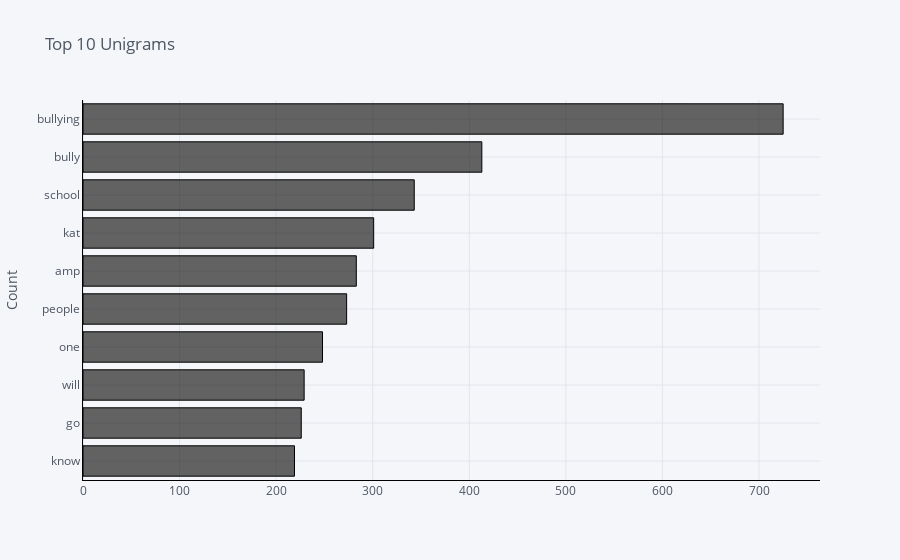
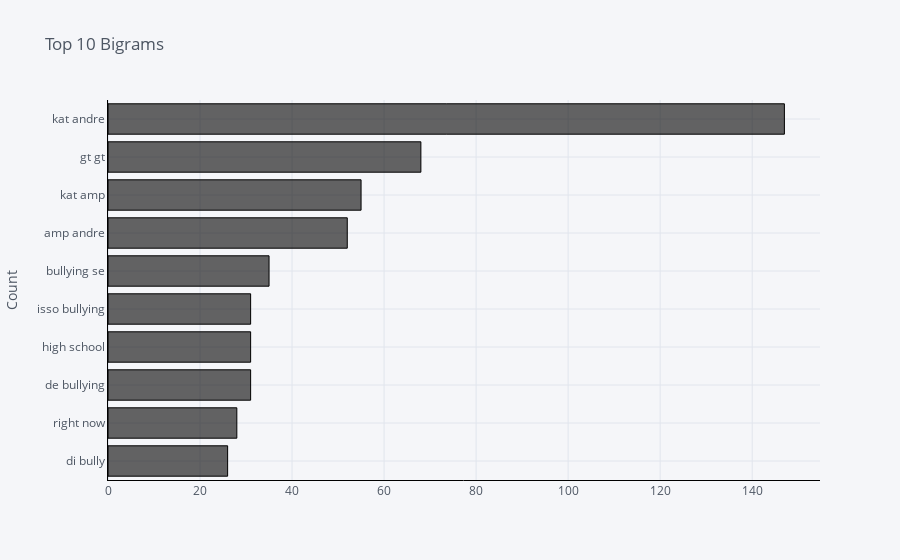

The notebook cell saved with these charts, in order:
### Code cell
# Get the unigrams, single word that appear most 
unigrams_notbully = get_highest_gram(text_notbully,(1,1),10)

# Get the bigrams, two word that appear most
bigrams_notbully = get_highest_gram(text_notbully,(2,2),10)

notbully_1 = pd.DataFrame(unigrams_notbully, columns = ['Text' , 'count'])
notbully_1.groupby('Text').sum()['count'].sort_values(ascending=True).iplot(kind='bar', yTitle='Count', linecolor='black',color='black', title='Top 10 Unigrams',orientation='h')

notbully_2 = pd.DataFrame(bigrams_notbully, columns = ['Text' , 'count'])
notbully_2.groupby('Text').sum()['count'].sort_values(ascending=True).iplot(kind='bar', yTitle='Count', linecolor='black',color='black', title='Top 10 Bigrams',orientation='h')

### Figure 1 — Plotly figure (JSON) as saved in the notebook; plotly's stock layout.template omitted (floating-point values rounded to 4 significant figures)
{"data": [{"marker": {"color": "rgba(0, 0, 0, 0.6)", "line": {"color": "rgba(0, 0, 0, 1.0)", "width": 1}}, "name": "count", "orientation": "h", "text": "", "type": "bar", "x": [219, 226, 229, 248, 273, 283, 301, 343, 413, 725], "y": ["know", "go", "will", "one", "people", "amp", "kat", "school", "bully", "bullying"]}], "layout": {"legend": {"bgcolor": "#F5F6F9", "font": {"color": "#4D5663"}}, "paper_bgcolor": "#F5F6F9", "plot_bgcolor": "#F5F6F9", "title": {"font": {"color": "#4D5663"}, "text": "Top 10 Unigrams"}, "xaxis": {"gridcolor": "#E1E5ED", "linecolor": "black", "showgrid": true, "tickfont": {"color": "#4D5663"}, "title": {"font": {"color": "#4D5663"}, "text": ""}, "zerolinecolor": "#E1E5ED"}, "yaxis": {"gridcolor": "#E1E5ED", "linecolor": "black", "showgrid": true, "tickfont": {"color": "#4D5663"}, "title": {"font": {"color": "#4D5663"}, "text": "Count"}, "zerolinecolor": "#E1E5ED"}}}

### Figure 2 — Plotly figure (JSON) as saved in the notebook; plotly's stock layout.template omitted (floating-point values rounded to 4 significant figures)
{"data": [{"marker": {"color": "rgba(0, 0, 0, 0.6)", "line": {"color": "rgba(0, 0, 0, 1.0)", "width": 1}}, "name": "count", "orientation": "h", "text": "", "type": "bar", "x": [26, 28, 31, 31, 31, 35, 52, 55, 68, 147], "y": ["di bully", "right now", "de bullying", "high school", "isso bullying", "bullying se", "amp andre", "kat amp", "gt gt", "kat andre"]}], "layout": {"legend": {"bgcolor": "#F5F6F9", "font": {"color": "#4D5663"}}, "paper_bgcolor": "#F5F6F9", "plot_bgcolor": "#F5F6F9", "title": {"font": {"color": "#4D5663"}, "text": "Top 10 Bigrams"}, "xaxis": {"gridcolor": "#E1E5ED", "linecolor": "black", "showgrid": true, "tickfont": {"color": "#4D5663"}, "title": {"font": {"color": "#4D5663"}, "text": ""}, "zerolinecolor": "#E1E5ED"}, "yaxis": {"gridcolor": "#E1E5ED", "linecolor": "black", "showgrid": true, "tickfont": {"color": "#4D5663"}, "title": {"font": {"color": "#4D5663"}, "text": "Count"}, "zerolinecolor": "#E1E5ED"}}}
